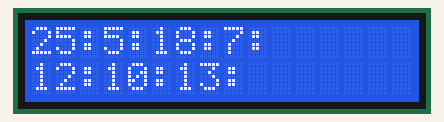
This sketch was run on a simulated Arduino Uno, built with avr-gcc and run on an emulated ATmega328P. Parts: 16×2 character LCD. Wiring (inferred from the names in the program): DS1307 clock at I2C address 0x68. The local clock reads 2024-03-15 10:24:30 at power-on unless the sketch sets it; what the sketch prints to the serial monitor is not drawn.

Above: at 0.1 s.
At 4.1 s:
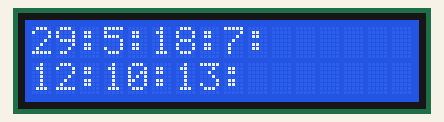
At 9.2 s:
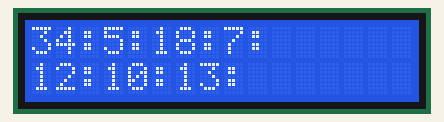
At 19.3 s:
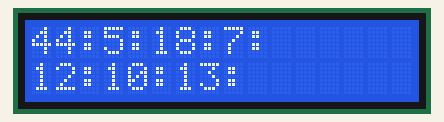
At 28.3 s:
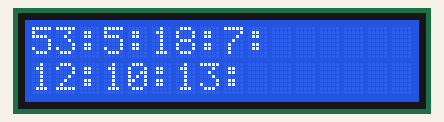
At 38.4 s:
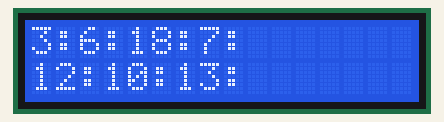

Measured:
- what the display in image 1 shows lasts 1.0 s, from 4.1 s to 5.1 s

The sketch:

i2clcd.ino
```cpp
//Program to implement clock using DS1307 and  print lcd display
/*This program was wirtten by Adithya Selvaprithiviraj
This program is free software: you can redistribute it and/or modify
it under the terms of the GNU General Public License as published by
the Free Software Foundation, either version 3 of the License, or GNU General Public License for more details.

You should have received a copy of the GNU General Public License
along with this program. If not, see <http://www.gnu.org/licenses/>.*/

#include <Wire.h>
#include <LiquidCrystal.h>
LiquidCrystal lcd(8,9,10,11,12,13);
int data[7];
void setup()
{
  pinMode(12,OUTPUT);
  lcd.begin(16,2);
  Serial.begin(9600);
  Wire.begin();
  Wire.beginTransmission(0x68);
  Wire.write((byte)0);
  Wire.write(0x25);
  Wire.write(0x05);
  Wire.write(0x18);
  Wire.write(0x07);
  Wire.write(0x12);
  Wire.write(0x10);
  Wire.write(0x13);
  Wire.endTransmission();
}
void loop()
{
  Wire.beginTransmission(0x68);
  Wire.write((byte)0);
  Wire.endTransmission();
  Wire.requestFrom(0x68,7);
  Wire.beginTransmission(0x68);
  for(int i=0;i<7;i++)
  {
    data[i]=Wire.read();
    if(i< 4|| i > 4)
    {
    Serial.print(data[i],HEX);
    Serial.print(":");
    lcd.print(data[i],HEX);
    lcd.print(":");
    }
    if(i==4)
    {
     lcd.setCursor(0,1);
     Serial.print(data[i],HEX);
     Serial.print(":");

    lcd.print(data[i],HEX);
    lcd.print(":");
    }
  }

  delay(1000);
  Wire.endTransmission();
  lcd.clear();
}
```
